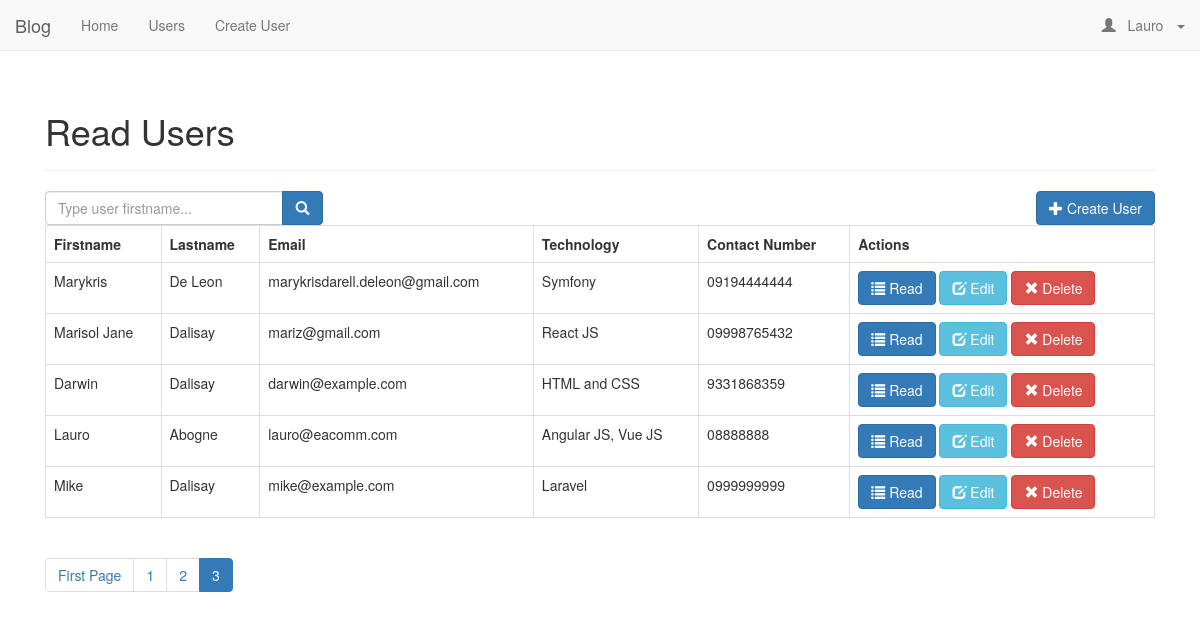
/read_users.php?page=3 (signed in), run on the app's committed database.
### tables this page shows
CREATE TABLE `users` (
  `id` int(11) NOT NULL,
  `firstname` varchar(32) NOT NULL,
  `lastname` varchar(32) NOT NULL,
  `email` varchar(64) NOT NULL,
  `contact_number` varchar(64) NOT NULL,
  `address` text NOT NULL,
  `category_id` int(11) NOT NULL,
  `technology` varchar(255) NOT NULL,
  `image` varchar(255) NOT NULL,
  `password` varchar(512) NOT NULL,
  `access_level` varchar(16) NOT NULL,
  `access_code` text NOT NULL,
  `status` int(11) NOT NULL COMMENT '0=pending,1=confirmed',
  `created` datetime NOT NULL,
  `modified` timestamp NOT NULL DEFAULT CURRENT_TIMESTAMP ON UPDATE CURRENT_TIMESTAMP
);

### objects/user.php (called while the page is built, shortened)
<?php
class User {
  private $conn;
  private $table_name = "users";
  public function __construct($db) {
    $this->conn = $db;
  }
function readAll($from_record_num, $records_per_page) {
  $query = "SELECT
                id,
                firstname,
                lastname,
                email,
                contact_number,
                technology,
                access_level,
                created
            FROM " . $this->table_name . "
            ORDER BY id DESC
            LIMIT ?, ?";
    $stmt = $this->conn->prepare($query);
    $stmt->bindParam(1, $from_record_num, PDO::PARAM_INT);
    $stmt->bindParam(2, $records_per_page, PDO::PARAM_INT);
    $stmt->execute();
    return $stmt;
  }
  public function countAll() {
    $query = "SELECT id FROM " . $this->table_name . "";
    $stmt = $this->conn->prepare($query);
    $stmt->execute();
    $num = $stmt->rowCount();
    return $num;
  }
}
 ?>

### config/core.php (called while the page is built, shortened)
<?php
$page = isset($_GET['page']) ? $_GET['page'] : 1;
$records_per_page = 5;
$from_record_num = ($records_per_page * $page) - $records_per_page;
 ?>

### read_users_template.php (the view)
<?php
echo "<form role='search' action='search.php'>";
    echo "<div class='input-group col-md-3 pull-left margin-right-1em'>";
        $search_value = isset($search_term) ? "value='{$search_term}'" : "";
        echo "<input type='text' class='form-control' placeholder='Type user firstname...' name='s' id='srch-term' required {$search_value} />";
        echo "<div class='input-group-btn'>";
            echo "<button class='btn btn-primary' type='submit'><i class='glyphicon glyphicon-search'></i></button>";
        echo "</div>";
    echo "</div>";
echo "</form>";
echo "<div class='right-button-margin'>";
    echo "<a href='create_user.php' class='btn btn-primary pull-right'>";
        echo "<span class='glyphicon glyphicon-plus'></span> Create User";
    echo "</a>";
echo "</div>";
if($total_rows > 0){
    echo "<table class='table table-hover table-responsive table-bordered'>";
    echo "<tr>";
        echo "<th>Firstname</th>";
        echo "<th>Lastname</th>";
        echo "<th>Email</th>";
        echo "<th>Technology</th>";
        echo "<th>Contact Number</th>";
        echo "<th>Actions</th>";
    echo "</tr>";
      while ($row = $stmt->fetch(PDO::FETCH_ASSOC)){
        extract($row);
        echo "<tr>";
            echo "<td>{$firstname}</td>";
            echo "<td>{$lastname}</td>";
            echo "<td>{$email}</td>";
            echo "<td>{$technology}</td>";
            echo "<td>{$contact_number}</td>";
            echo "<td>";
              echo "<a href='read_one.php?id={$id}' class='btn btn-primary left-margin'>
                <span class='glyphicon glyphicon-list'></span> Read
              </a>
              <a href='update_user.php?id={$id}' class='btn btn-info left-margin'>
                <span class='glyphicon glyphicon-edit'></span> Edit
              </a>
              <a delete-id='delete_user.php?id={$id}' class='btn btn-danger delete-object'>
                <span class='glyphicon glyphicon-remove'></span> Delete
              </a>";
            echo "</td>";
        echo "</tr>";
        }
    echo "</table>";
    include_once 'paging.php';
}
else {
    echo "<div class='alert alert-danger'>No users found.</div>";
}
 ?>

### data on the page
users: firstname "Marykris", lastname "De Leon", email "marykrisdarell.deleon@gmail.com", technology "Symfony", contact_number "09194444444"
users: firstname "Marisol Jane", lastname "Dalisay", email "mariz@gmail.com", technology "React JS", contact_number "09998765432"
users: firstname "Darwin", lastname "Dalisay", email "darwin@example.com", technology "HTML and CSS", contact_number "9331868359"
users: firstname "Lauro", lastname "Abogne", email "lauro@eacomm.com", technology "Angular JS, Vue JS", contact_number "08888888"
users: firstname "Mike", lastname "Dalisay", email "mike@example.com", technology "Laravel", contact_number "0999999999"

### other printed values
$_SESSION['firstname'] "Lauro"
$page_title "Read Users"
